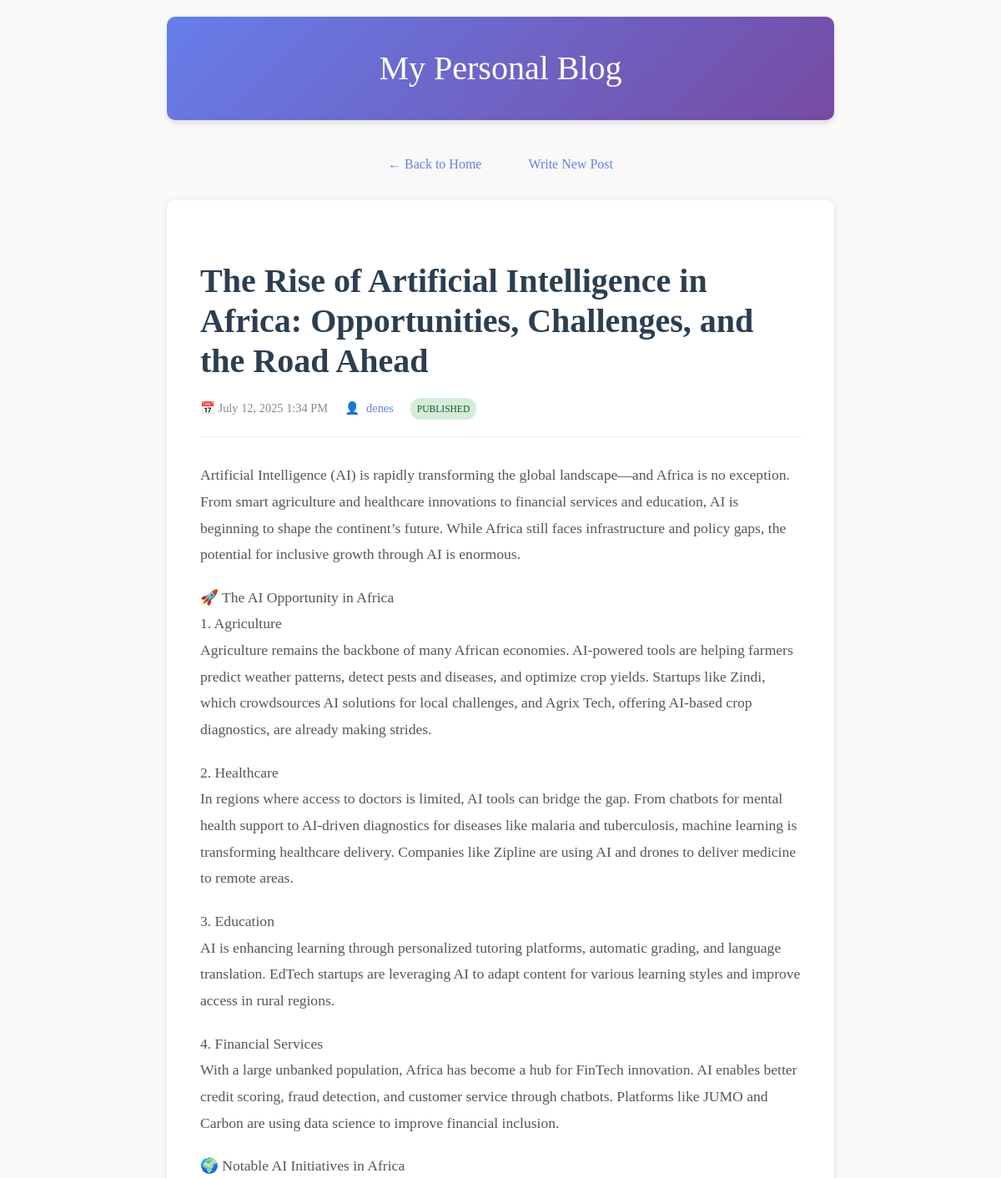
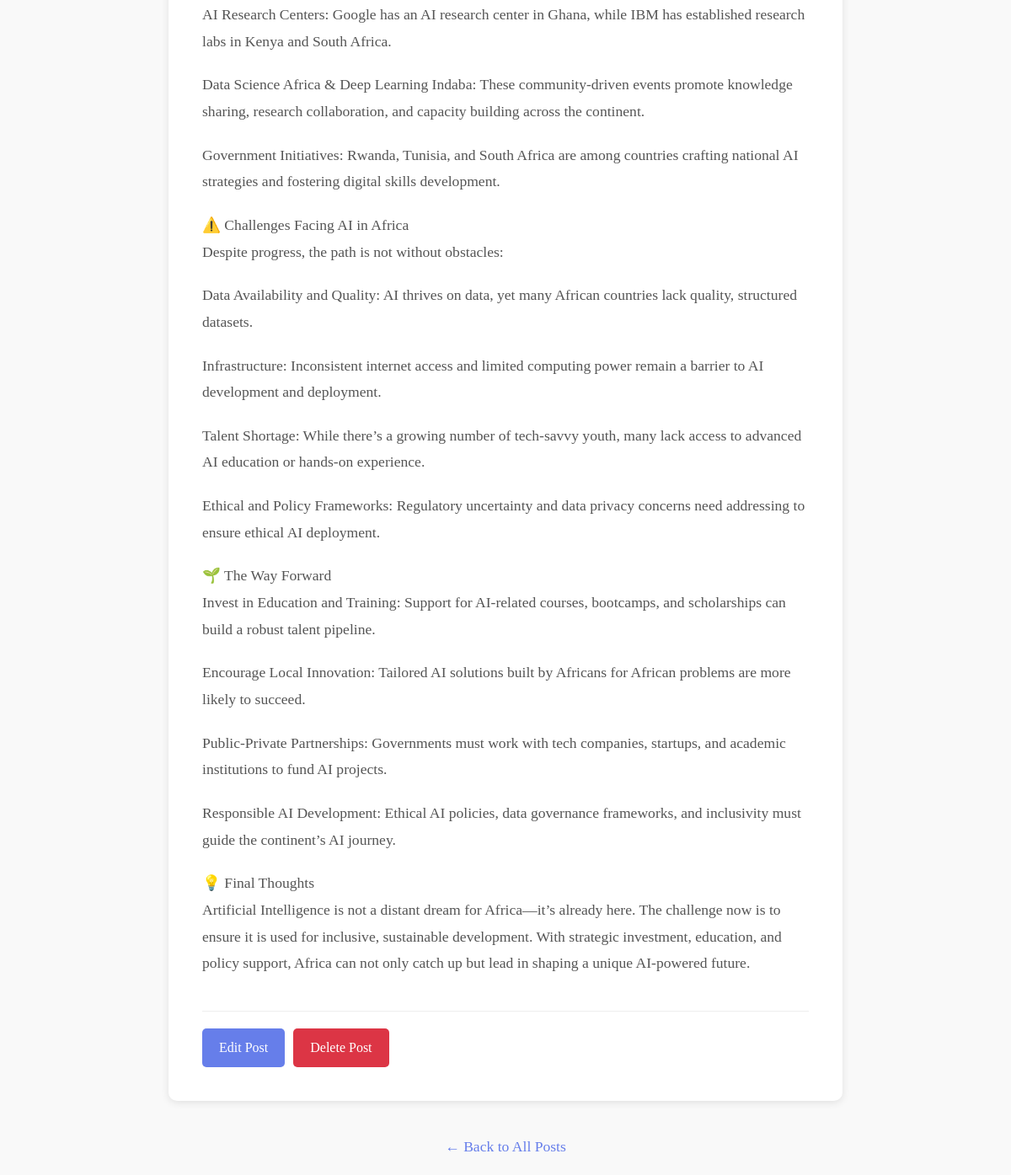
The app's page /blog/post/ai-in-africa/ (signed in) with its own data (2 pictures, top to bottom).
### blogapp/models.py (models this page shows, shortened)
class Post(models.Model):
    title = models.CharField(
        max_length=200,
        help_text="The title of your blog post"
    )
    content = models.TextField(
        help_text="The main content of your blog post"
    )
    author = models.ForeignKey(
        User,
        on_delete=models.CASCADE,
        help_text="The author of this post"
    )
    created_date = models.DateTimeField(
        default=timezone.now,
        help_text="When the post was created"
    )
    published_date = models.DateTimeField(
        blank=True,
        null=True,
        help_text="When the post was published (can be empty for drafts)"
    )
    slug = models.SlugField(
        max_length=200,
        unique=True,
        help_text="URL-friendly version of the title"
    )
    STATUS_CHOICES = [
        ('draft', 'Draft'),
        ('published', 'Published'),
    ]
    status = models.CharField(
        max_length=10,
        choices=STATUS_CHOICES,
        default='draft',
        help_text="Post status: draft or published"
    )
    excerpt = models.TextField(
        max_length=300,
        blank=True,
        help_text="Short description of the post (optional)"
    )
    class Meta:
        ordering = ['-created_date']  # Most recent posts first
        verbose_name = "Blog Post"
        verbose_name_plural = "Blog Posts"

### blogapp/views.py (the view)
# urls.py: path('post/<slug:slug>/', views.post_detail, name='post_detail'),
def post_detail(request, slug):
    post = get_object_or_404(Post, slug=slug, status='published')
    context = {
        'post': post
    }
    return render(request, 'blogapp/post_detail.html', context)

### blogapp/templates/blogapp/post_detail.html (shortened to what this page needs)
<!DOCTYPE html>
<html lang="en">
<head>
</head>
<body>
    <div class="header">
        <h1>My Personal Blog</h1>
    </div>
    <div class="nav-links">
        <a href="{% url 'blogapp:home' %}">← Back to Home</a>
        {% if user.is_authenticated %}
            <a href="{% url 'blogapp:create_post' %}">Write New Post</a>
        {% endif %}
    </div>
    <article class="post-container">
        <h1 class="post-title">{{ post.title }}</h1>
        <div class="post-meta">
            <span>
                📅 {{ post.created_date|date:"F j, Y g:i A" }}
            </span>
            <span>
                👤 <a href="{% url 'blogapp:posts_by_author' post.author.username %}">{{ post.author.username }}</a>
            </span>
            {% if user.is_authenticated %}
            <span class="status-badge status-{{ post.status }}">
                {{ post.status }}
            </span>
            {% endif %}
        </div>
        <div class="post-content">
            {{ post.content|linebreaks }}
        </div>
        {% if user.is_authenticated and user == post.author %}
            <div class="post-actions">
                <a href="{% url 'blogapp:edit_post' post.slug %}" class="btn btn-primary">Edit Post</a>
                <a href="{% url 'blogapp:delete_post' post.slug %}" class="btn btn-danger">Delete Post</a>
            </div>
        {% endif %}
    </article>
    <div class="back-to-home">
        <a href="{% url 'blogapp:home' %}">← Back to All Posts</a>
    </div>
</body>
</html>

### blogapp/templates/blogapp/post_detail.html (style rules this page uses)
body { font-family: 'Georgia', serif; max-width: 800px; margin: 0 auto; padding: 20px; line-height: 1.6; color: #333; background-color: #f9f9f9; }
.header { text-align: center; margin-bottom: 40px; padding: 30px 0; background: linear-gradient(135deg, #667eea 0%, #764ba2 100%); color: white; border-radius: 10px; box-shadow: 0 4px 6px rgba(0,0,0,0.1); }
.header h1 { margin: 0; font-size: 2.5em; font-weight: 300; }
.nav-links { text-align: center; margin-bottom: 30px; }
.nav-links a { color: #667eea; text-decoration: none; font-weight: 500; margin: 0 10px; padding: 8px 16px; border-radius: 20px; transition: background-color 0.3s ease; }
.post-container { background: white; padding: 40px; border-radius: 10px; box-shadow: 0 2px 10px rgba(0,0,0,0.1); }
.post-title { color: #2c3e50; margin-bottom: 20px; font-size: 2.5em; font-weight: 600; line-height: 1.2; }
.post-meta { color: #7f8c8d; font-size: 0.9em; margin-bottom: 30px; display: flex; gap: 20px; flex-wrap: wrap; padding-bottom: 20px; border-bottom: 1px solid #eee; }
.post-meta span { display: flex; align-items: center; gap: 8px; }
.post-meta a { color: #667eea; text-decoration: none; }
.post-content { color: #555; line-height: 1.8; font-size: 1.1em; margin-bottom: 40px; }
.post-content p { margin-bottom: 20px; }
.post-actions { display: flex; gap: 10px; flex-wrap: wrap; margin-top: 30px; padding-top: 20px; border-top: 1px solid #eee; }
.btn { padding: 10px 20px; border-radius: 5px; text-decoration: none; font-weight: 500; transition: all 0.3s ease; display: inline-block; }
.btn-primary { background: #667eea; color: white; }
.btn-danger { background: #dc3545; color: white; }
.status-badge { display: inline-block; padding: 4px 8px; border-radius: 12px; font-size: 0.8em; font-weight: 500; text-transform: uppercase; }
.status-published { background: #d4edda; color: #155724; }
.back-to-home { text-align: center; margin-top: 40px; }
.back-to-home a { color: #667eea; text-decoration: none; font-weight: 500; font-size: 1.1em; }

### records on screen
Post: title "The Rise of Artificial Intelligence in Africa: Opportunities, Challenges, and the Road Ahead", created_date "July 12, 2025 1:34 PM", author.username "denes", status "PUBLISHED", content "Artificial Intelligence (AI) is rapidly transforming the global landscape—and Africa is no exception. From smart agriculture and healthcare innovations to financial services and education, AI is beginning to shape the continent’s future. While Africa still faces infrastructure and policy gaps, the potential for inclusive growth through AI is enormous. 🚀 The AI Opportunity in Africa 1. Agriculture Agriculture remains the backbone of many African economies. AI-powered tools are helping farmers predict weather patterns, detect pests and diseases, and optimize crop yields. Startups like Zindi, which crowdsources AI solutions for local challenges, and Agrix Tech, offering AI-based crop…"
